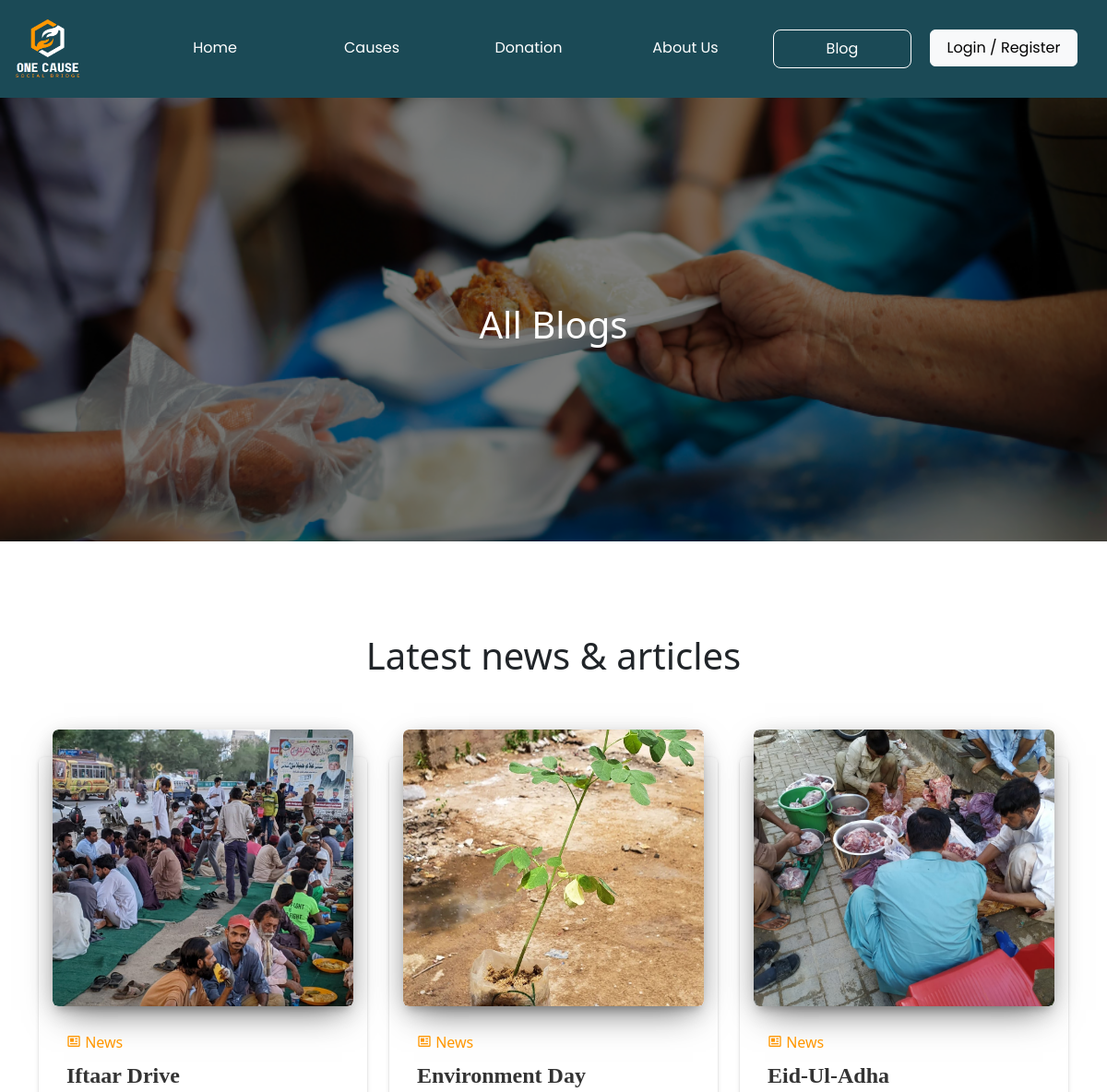
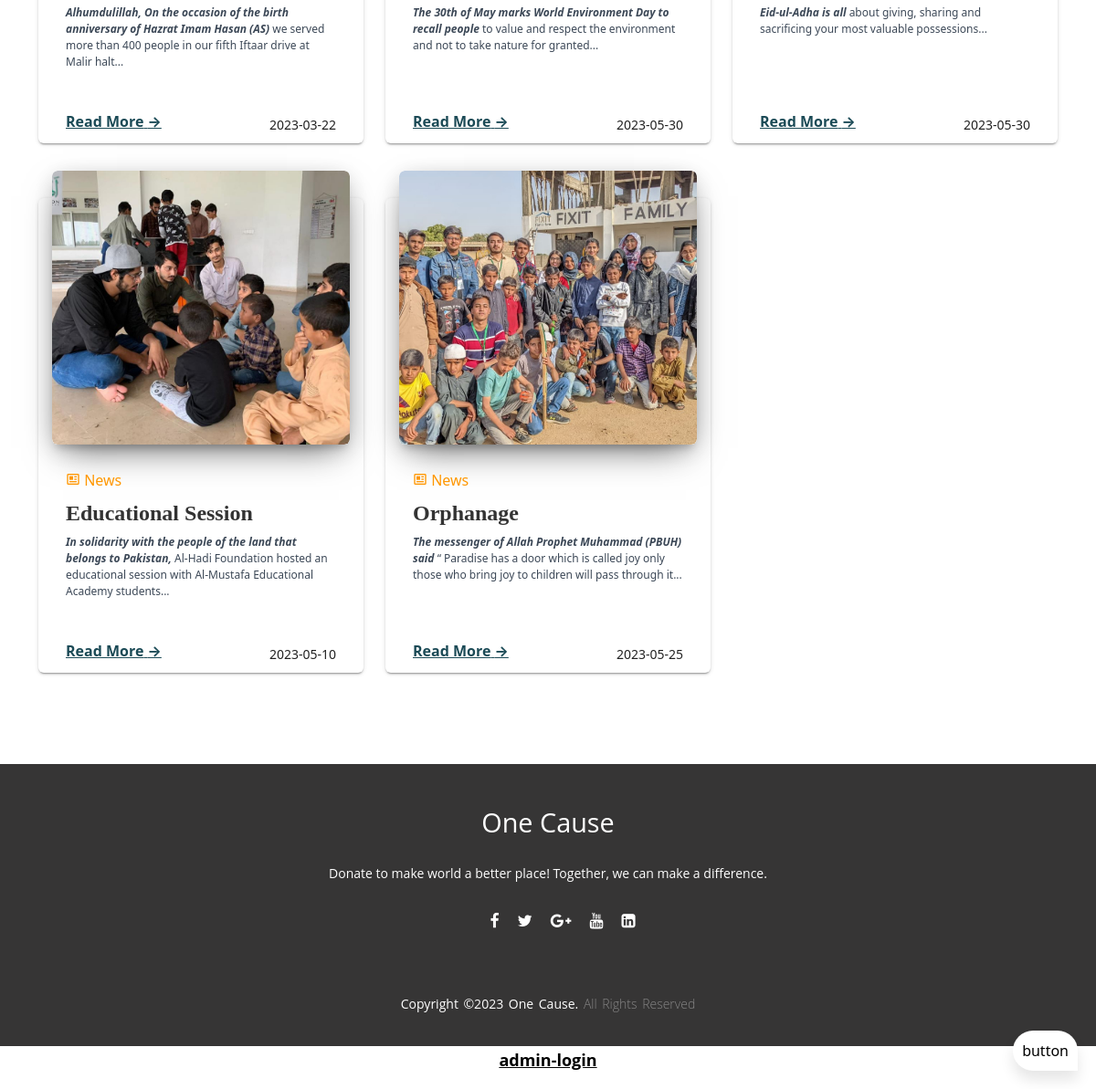
Screenshot of /blog.php with the database file from the repository (2 pictures, top to bottom).
### tables this page shows
CREATE TABLE `blog` (
  `b_id` int(11) NOT NULL,
  `b_date` date NOT NULL DEFAULT current_timestamp(),
  `b_title` varchar(255) NOT NULL,
  `b_img` varchar(255) NOT NULL,
  `b_content` text NOT NULL,
  `id` int(255) NOT NULL
);

### blog.php (the view)
<?php
include('header.php');
?>
<div style="position: relative;">
  <img style="margin-top: 95px;" src="image/assets/blog.png" class="home_image">
  <div class="overlay_blog">
    <h1 class="text_cause">All Blogs</h1>
  </div>
</div>
<div class="con_blog">
  <h1 class="text-center">Latest news & articles</h1><br><br>
  <div class="container">
  <div class="row">
  <?php
        $sql = "SELECT *, SUBSTRING_INDEX(b_content, '.', 1) AS truncated_content FROM blog";
        $result=$conn->query($sql);
        if($result-> num_rows > 0){
          while($row = $result->fetch_assoc()){
            echo  '<div class="col-md-4">
              <div class="blog-card blog-card-blog">
                <div class="blog-card-image">
                  <a href="#"> <img class="img" src="'.str_replace('..','.',$row['b_img']).'"> </a>
                  <div class="ripple-cont"></div>
                </div>
                <div class="blog-table">
                  <h6 class="blog-category blog-text-success"><i class="bx bx-news"></i> News</h6>
                  <h4 class="blog-card-caption">
                    '.$row['b_title'].'
                  </h4>
                  <div class="blog_para">'.$row['truncated_content'].'... </div>
                  <div class="ftr">
                    <div class="author">
                      <a href="blogpage.php?id='.$row['b_id'].'" >
                        <span>Read More</span> <span>&rarr;</span></a>
                    </div>
                    <div class="stats"> <i class="far fa-clock"></i>'.$row['b_date'].'</div>
                  </div>
                </div>
              </div>
            </div>';
          }
        }
    ?>
  </div>
</div>
</div>
<?php
include('bot.php');
include('footer.php');
?>

### css/chat2.css (style rules this page uses)
* { box-sizing: border-box; margin: 0; padding: 0; }
* { --primaryGradient: linear-gradient(93.12deg, #1B4A56 0.52%, #C4D1D3 100%); --secondaryGradient: linear-gradient(268.91deg, #1B4A56 -2.14%, #C4D1D3 99.69%); --primaryBoxShadow: 0px 10px 15px #1B4A56(0, 0, 0, 0.1); --secondaryBoxShadow: 0px -10px 15px #1B4A56(0, 0, 0, 0.1); --light: 300; --regular: 400; --semiBold: 600; --extraLight: 300; --italic: 300; --primary: #1B4A56; }
body { font-family: 'Nunito', sans-serif; font-weight: 400; font-size: 100%; background: #F1F1F1; }

### css/styles22.css (style rules this page uses)
html { scroll-behavior: smooth; }
* { margin: 0; padding: 0; box-sizing: border-box; }
body { width: 100%; }
.home_image { width: 100%; object-fit: cover; }
.overlay_blog { position: absolute; top: 0; left: 0; width: 100%; height: 100%; display: flex; align-items: center; justify-content: center; background-color: rgba(0, 0, 0, 0.5); z-index: 1; }
.text_cause { position: absolute; top: 60%; left: 50%; transform: translate(-50%, -50%); color: white; padding: 10px; }
.con_blog { margin-top: 100px; }
.blog-card-blog { margin-top: 30px; }
.blog-card { display: inline-block; position: relative; width: 100%; height: 520px; margin-bottom: 30px; border-radius: 6px; color: rgba(0, 0, 0, 0.87); background: #fff; transition: .3s; box-shadow: 0 2px 2px 0 rgba(0, 0, 0, 0.14), 0 3px 1px -2px rgba(0, 0, 0, 0.2), 0 1px 5px 0 rgba(0, 0, 0, 0.12); }
.blog-card .blog-card-image { position: relative; overflow: hidden; margin-left: 15px; margin-right: 15px; margin-top: -30px; border-radius: 6px; box-shadow: 0 16px 38px -12px rgba(0, 0, 0, 0.56), 0 4px 25px 0px rgba(0, 0, 0, 0.12), 0 8px 10px -5px rgba(0, 0, 0, 0.2); }
.blog-card .blog-card-image img { width: 100%; height: 300px; border-radius: 6px; pointer-events: none; object-fit: cover; }
.blog-card .blog-table { padding: 15px 30px; }
.blog-table { margin-bottom: 0px; }
.blog-category { position: relative; line-height: 0; margin: 15px 0; }
.blog-text-success { color: #FF9700; }
.blog-card-blog .blog-card-caption { margin-top: 5px; }
.blog-card-caption { font-weight: 700; font-family: "Roboto Slab", "Times New Roman", serif; }
.blog-card-caption, .blog-card-caption a { color: #333; text-decoration: none; }
.blog_para { color: #3C4857; }
.blog_para { margin-top: 0; height: 100px; margin-bottom: 1rem; }
.blog-card .ftr { margin-top: 15px; }
.blog-card .ftr .author { color: #888; }
.blog-card .ftr div { display: inline-block; }
.blog-card .author a { color: #1B4A56; font-weight: bold; }
.blog-card .ftr .stats { position: relative; top: 1px; font-size: 14px; }
.blog-card .ftr .stats { float: right; line-height: 30px; }
:root { --panel-color: #FFF; --text-color: #000; --black-light-color: #707070; --border-color: #e6e5e5; --toggle-color: #DDD; --box1-color: #faaa34; --box2-color: #faaa34; --box3-color: #faaa34; --title-icon-color: #fff; --tran-05: all 0.5s ease; --tran-03: all 0.3s ease; --tran-03: all 0.2s ease; }
@media (max-width: 1200px) { .blog_para { font-size: 12px; } }

### rows the page displays
blog: b_img (picture), b_title "Iftaar Drive", truncated_content "Alhumdulillah, On the occasion of the birth anniversary of Hazrat Imam Hasan (AS) we served more than 400 people in our fifth Iftaar drive at Malir halt", b_date "2023-03-22"
blog: b_img (picture), b_title "Environment Day", truncated_content "The 30th of May marks World Environment Day to recall people to value and respect the environment and not to take nature for granted", b_date "2023-05-30"
blog: b_img (picture), b_title "Eid-Ul-Adha", truncated_content "Eid-ul-Adha is all about giving, sharing and sacrificing your most valuable possessions", b_date "2023-05-30"
blog: b_img (picture), b_title "Educational Session", truncated_content "In solidarity with the people of the land that belongs to Pakistan, Al-Hadi Foundation hosted an educational session with Al-Mustafa Educational Academy students", b_date "2023-05-10"
blog: b_img (picture), b_title "Orphanage", truncated_content "The messenger of Allah Prophet Muhammad (PBUH) said “ Paradise has a door which is called joy only those who bring joy to children will pass through it", b_date "2023-05-25"
